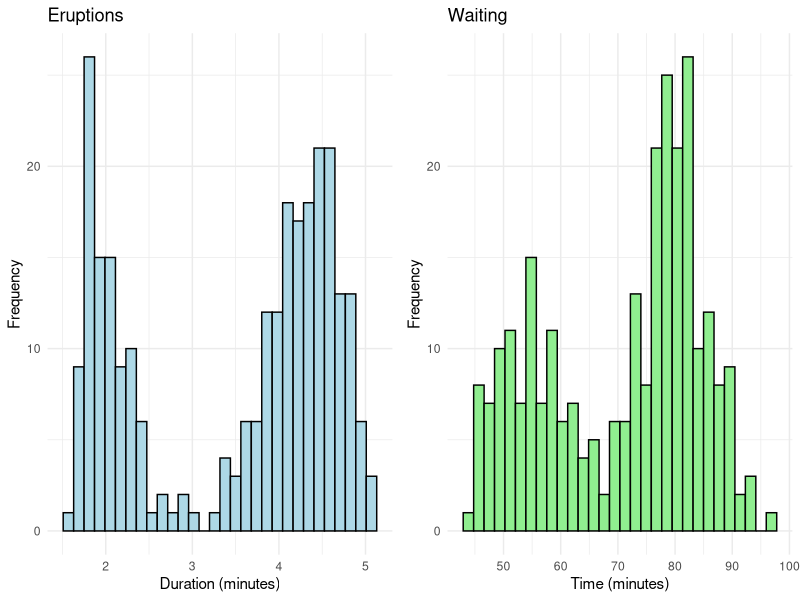
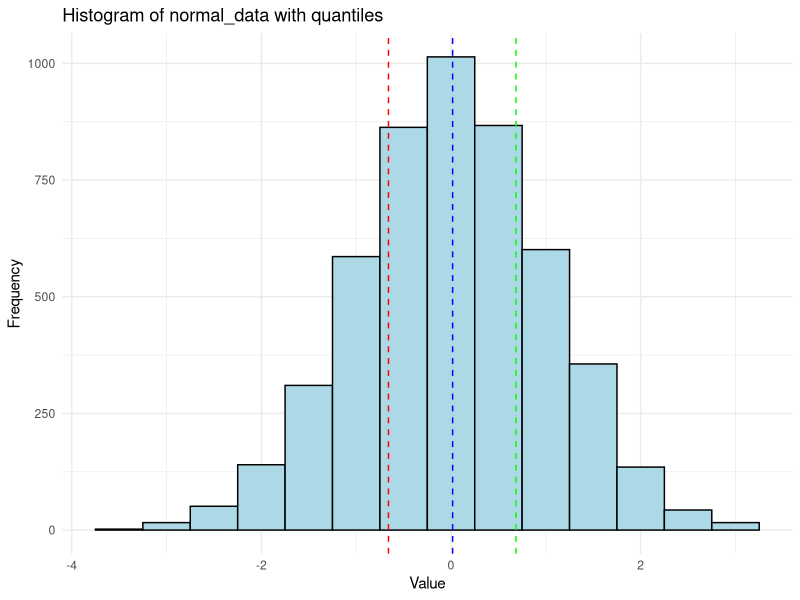
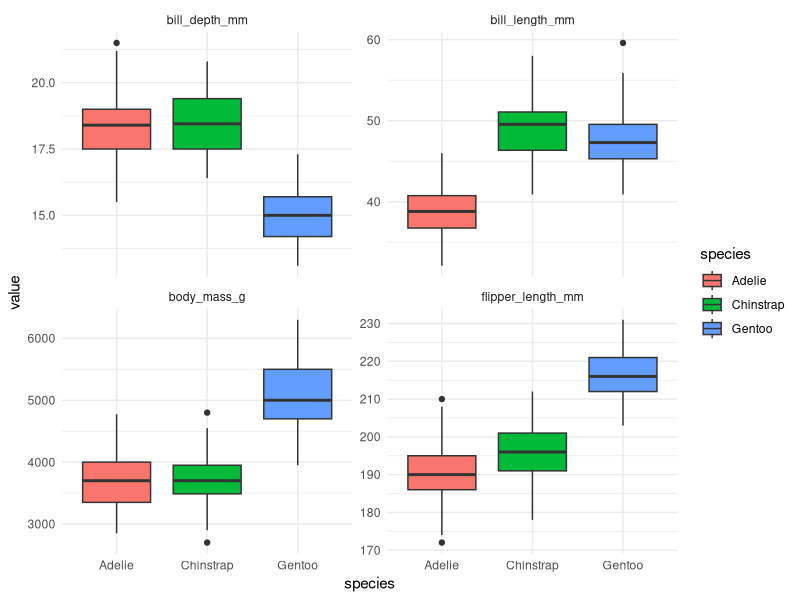

Reproduce these figures in R, in order.
## ---- chunk 1
knitr::opts_chunk$set(
  comment = "R>", 
  warning = FALSE, 
  message = FALSE,
  fig.width = 4.5,
  fig.height = 2.625,
  out.width = "75%",
  fig.asp = NULL, # control via width/height
  dpi = 300
)

ggplot2::theme_set(
  ggplot2::theme_minimal(base_size = 8)
)
ggplot2::theme_set(
  ggplot2::theme_bw(base_size = 8)
)
## ---- chunk 2
knitr::opts_chunk$set(
  echo = TRUE,
  eval = TRUE,
  warning = FALSE,
  message = FALSE,
  fig.width = 6,
  fig.asp = 0.65,
  out.width = "100%",
  fig.align = "center",
  dev = "ragg_png",
  fig.ext = "png"
)
library(tidyverse)
library(ggpubr)
library(ggthemes)
## ---- chunk 3
library(palmerpenguins)
data(penguins)

# a.
dimnames(penguins)

# b.
str(penguins)
## ---- chunk 4
#| eval: true
#| echo: true

set.seed(666)
n <- 5000
mean <- 0
sd <- 1
normal_data <- rnorm(n, mean, sd)
round(sum(normal_data) / length(normal_data), 3)
## ---- chunk 5
#| fig-cap: "Histograms of Old Faithful eruptions and waiting times."
#| eval: true
#| echo: true

# Load the faithful dataset
data(faithful)
library(ggpubr)

plt1 <- ggplot(faithful, aes(x = eruptions)) +
  geom_histogram(fill = "lightblue", colour = "black") +
  labs(title = "Eruptions", x = "Duration (minutes)", y = "Frequency") +
  theme_minimal()

plt2 <- ggplot(faithful, aes(x = waiting)) +
  geom_histogram(fill = "lightgreen", colour = "black") +
  labs(title = "Waiting", x = "Time (minutes)", y = "Frequency") +
  theme_minimal()

# Arrange the plots side by side
ggarrange(plt1, plt2, ncol = 2)

# Central tendency measures
library(e1071)
kurtosis(faithful$eruptions)
kurtosis(faithful$waiting)
skewness(faithful$eruptions)
skewness(faithful$waiting)
## ---- chunk 6
#| eval: true
#| echo: true

# Using the equations for sample variance and sd
# (not the built-in functions), do:

# Variance
(norm_var <- round(sum((normal_data - mean(normal_data))^2) /
                     (length(normal_data) - 1), 3))

# Standard deviation
(norm_sd <- round(sqrt(norm_var), 3))
## ---- chunk 7
#| fig-cap: "Quantile verification for simulated normal data."
# Generate random data from a normal distribution
set.seed(666)
n <- 5000 # Number of data points
mean <- 0
sd <- 1
normal_data <- rnorm(n, mean, sd)

# Calculate the quantiles
q_25 <- quantile(normal_data, p = 0.25)
q_50 <- quantile(normal_data, p = 0.50)
q_75 <- quantile(normal_data, p = 0.75)
q_100 <- quantile(normal_data, p = 1.00)

# Verify each quantile interval
(count_0_to_25 <- sum(normal_data <= q_25))
(count_25_to_50 <- sum(normal_data > q_25 & normal_data <= q_50))
(count_50_to_75 <- sum(normal_data > q_50 & normal_data <= q_75))
(count_75_to_100 <- sum(normal_data > q_75 & normal_data <= q_100))

# Calculate percentages
(perc_0_to_25 <- count_0_to_25 / n * 100)
(perc_25_to_50 <- count_25_to_50 / n * 100)
(perc_50_to_75 <- count_50_to_75 / n * 100)
(perc_75_to_100 <- count_75_to_100 / n * 100)

# Make a figure to visualise
library(ggplot2)
ggplot(data.frame(x = normal_data), aes(x = x)) +
  geom_histogram(binwidth = 0.5, fill = "lightblue", colour = "black") +
  geom_vline(xintercept = c(q_25, q_50, q_75), colour = c("red", "blue", "green"), linetype = "dashed") +
  labs(title = "Histogram of normal_data with quantiles", x = "Value", y = "Frequency") +
  theme_minimal()
## ---- chunk 8
summary(penguins)
## ---- chunk 9
library(kableExtra)
library(tidyverse)

# a.
penguins %>%
  select_if(is.numeric) %>%
  psych::describe() %>%
  kable("html") %>%
  kable_styling("striped", full_width = F)

# b.
penguins %>%
  select(species, bill_length_mm, bill_depth_mm, flipper_length_mm, body_mass_g) %>%
  pivot_longer(-species) %>%
  ggplot(aes(x = species, y = value, fill = species)) +
  geom_boxplot() +
  facet_wrap(~name, scales = "free_y") +
  theme_minimal()
